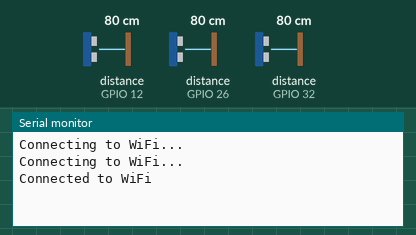
Bench run of a sketch on a simulated ESP32. Parts: the last lines printed to the serial monitor. Wiring (inferred from the names in the program): 3 × ultrasonic range finder: trigger GPIO 13, echo GPIO 12 / trigger GPIO 27, echo GPIO 26 / trigger GPIO 33, echo GPIO 32. The test bench sets the inputs (shaded band); at power-on: distance to the obstacle (sensors on GPIO 12, GPIO 26, GPIO 32) 80 cm. The echo pulse lasts 58.3 µs per cm; WiFi joins after 1.5 s; servers stay silent unless stated; uploads are accepted with an empty reply.

Above: at 3.2 s.
3.3 s: distance to the obstacle (sensor on GPIO 12) set to 2 cm
At 6.5 s:
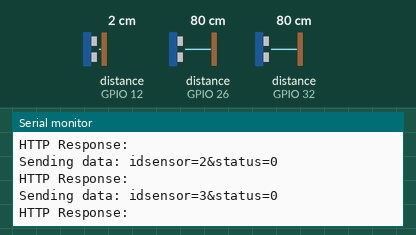
8.8 s: distance to the obstacle (sensor on GPIO 26) set to 2 cm
At 9.79 s:
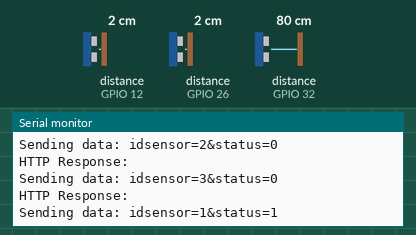
14.3 s: distance to the obstacle (sensor on GPIO 32) set to 2 cm
At 20.3 s:
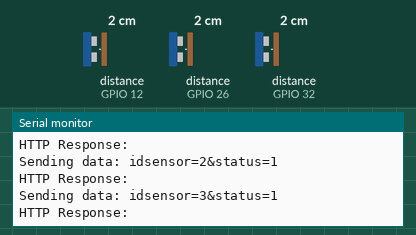
Timing chart, 0 to 21.8 s (numbered marks = the images above; inputs shaded):
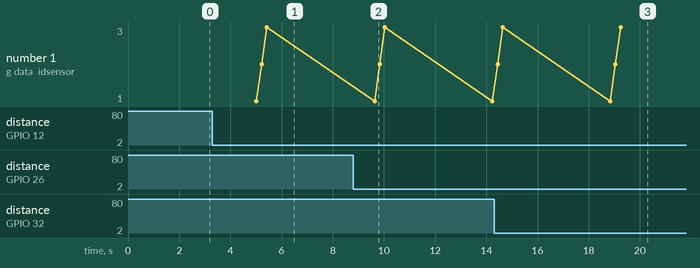

Measured:
- after the input at 14.3 s, the serial monitor: prints a new line after 4.9 s (image 3)

The sketch:

monitoringlahanParkir_1.ino.ino
```cpp
#include <WiFi.h>
#include <HTTPClient.h>

const char* ssid = "Pasti Dadi";
const char* password = "bejo0808";

const int triggerPin1 = 13;
const int echoPin1 = 12;
const int ultrasonicSensorId1 = 1;

const int triggerPin2 = 27;
const int echoPin2 = 26;
const int ultrasonicSensorId2 = 2;

const int triggerPin3 = 33;
const int echoPin3 = 32;
const int ultrasonicSensorId3 = 3;


const char* serverUrl = "http://192.168.145.154/parkir/kirimdata.php";

void setup() {
  Serial.begin(115200);
  pinMode(triggerPin1, OUTPUT);
  pinMode(echoPin1, INPUT);
  pinMode(triggerPin2, OUTPUT);
  pinMode(echoPin2, INPUT);
  pinMode(triggerPin3, OUTPUT);
  pinMode(echoPin3, INPUT);

  WiFi.begin(ssid, password);
  while (WiFi.status() != WL_CONNECTED) {
    delay(1000);
    Serial.println("Connecting to WiFi...");
  }
  Serial.println("Connected to WiFi");
}

void loop() {
  long duration1, distance1;
  long duration2, distance2;
  long duration3, distance3;

  // Measure distance for sensor 1
  digitalWrite(triggerPin1, LOW);
  delayMicroseconds(2);
  digitalWrite(triggerPin1, HIGH);
  delayMicroseconds(10);
  digitalWrite(triggerPin1, LOW);
  duration1 = pulseIn(echoPin1, HIGH);
  distance1 = duration1 * 0.034 / 2;

  // Measure distance for sensor 2
  digitalWrite(triggerPin2, LOW);
  delayMicroseconds(2);
  digitalWrite(triggerPin2, HIGH);
  delayMicroseconds(10);
  digitalWrite(triggerPin2, LOW);
  duration2 = pulseIn(echoPin2, HIGH);
  distance2 = duration2 * 0.034 / 2;

  // Measure distance for sensor 3
  digitalWrite(triggerPin3, LOW);
  delayMicroseconds(2);
  digitalWrite(triggerPin3, HIGH);
  delayMicroseconds(10);
  digitalWrite(triggerPin3, LOW);
  duration3 = pulseIn(echoPin3, HIGH);
  distance3 = duration3 * 0.034 / 2;

  // Serial.print("Distance Sensor 1: ");
  // Serial.println(distance1);
  // Serial.print("Distance Sensor 2: ");
  // Serial.println(distance2);
  // Serial.print("Distance Sensor 3: ");
  // Serial.println(distance3);

  int ultrasonicStatus1, ultrasonicStatus2, ultrasonicStatus3;

  if (distance1 < 10) {
    ultrasonicStatus1 = 1;
      delay(1000);
  } else {

    ultrasonicStatus1 = 0;
      delay(1000);
  }

  if (distance2 < 10) {
    ultrasonicStatus2 = 1;
      delay(1000);
  } else {
    ultrasonicStatus2 = 0;
      delay(1000);
  }

  if (distance3 < 10) {
    ultrasonicStatus3 = 1;
      delay(1000);
  } else {
    ultrasonicStatus3 = 0;
      delay(1000);
  }

  sendDataToServer(ultrasonicSensorId1, ultrasonicStatus1);
  sendDataToServer(ultrasonicSensorId2, ultrasonicStatus2);
  sendDataToServer(ultrasonicSensorId3, ultrasonicStatus3);

  delay(1000);
}

void sendDataToServer(int id, int status) {
  if (WiFi.status() == WL_CONNECTED) {
    HTTPClient http;
    String data = "idsensor=" + String(id) + "&status=" + String(status);
    Serial.println("Sending data: " + data);

    http.begin(serverUrl);
    http.addHeader("Content-Type", "application/x-www-form-urlencoded");
    int httpResponseCode = http.POST(data);

    if (httpResponseCode > 0) {
      String response = http.getString();
      Serial.println("HTTP Response: " + response);
    } else {
      Serial.println("Error sending data to server");
    }

    http.end();
  } else {
    Serial.println("WiFi Disconnected. Unable to send data.");
  }
}
```
